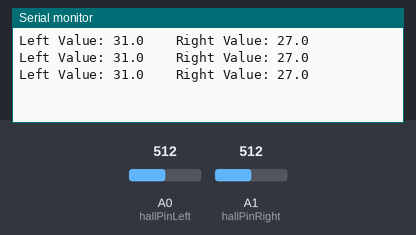
The sketch below on a simulated Arduino Uno, built with avr-gcc and run on an emulated ATmega328P. Parts: the last lines printed to the serial monitor. Inputs (shaded band) come from the test bench; at power-on: A0 (hallPinLeft) = 512, A1 (hallPinRight) = 512.

Above: at 1.3 s.
1.4 s: A0 (hallPinLeft) set to 716
At 1.9 s:
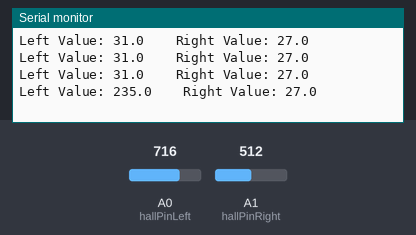
2.9 s: A1 (hallPinRight) set to 716
At 3.4 s:
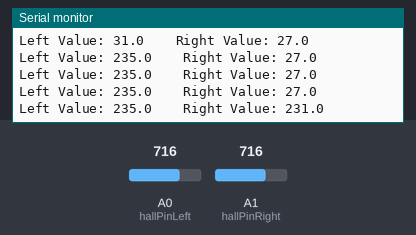
4.4 s: A0 (hallPinLeft) set to 900
At 4.9 s:
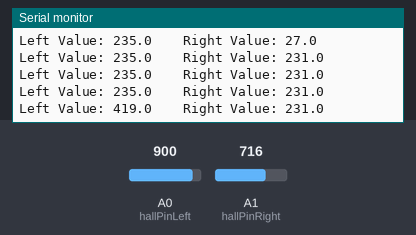
5.9 s: A1 (hallPinRight) set to 900
At 6.4 s:
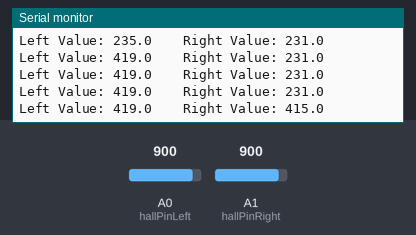
Timing chart, 0 to 8.4 s (numbered marks = the images above; inputs shaded):
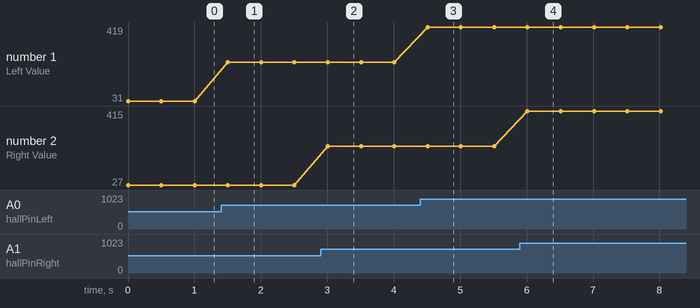

Measured:
- after the input at 1.4 s, the serial monitor: prints a new line after 0.10 s (image 1)
- after the input at 2.9 s, the serial monitor: prints a new line after 0.11 s (image 2)
- after the input at 4.4 s, the serial monitor: prints a new line after 0.11 s (image 3)
- after the input at 5.9 s, the serial monitor: prints a new line after 0.11 s (image 4)
- plotted number 1: 31 → 235 after the input at 1.4 s, 235 → 419 after the input at 4.4 s
- plotted number 2: 27 → 231 after the input at 2.9 s, 231 → 415 after the input at 5.9 s

The sketch:

custom_mag_test.ino
```cpp
const byte hallPinLeft = A0; // AH3503 sensor connected to A0 5volt and ground
const byte hallPinRight = A1; // AH3503 sensor connected to A0 5volt and ground
const int offsetL = 481; // calibrate zero
const int offsetR = 485; // calibrate zero
const float span = 0.3617; // calibrate A/D > mT
const float sensitivity = 3.125; // mV/Gauss
float valueL, valueR;

void setup() {
  Serial.begin (9600);
}

void loop() {
  //value = (analogRead(hallPin) - offset) * span;
  valueL = analogRead(hallPinLeft) - offsetL;
  valueR = analogRead(hallPinRight) - offsetR;
  Serial.print("Left Value: ");
  Serial.print(valueL, 1);
  Serial.print("    Right Value: ");
  Serial.println(valueR, 1);
  //Serial.println(" mT");
  delay(500);
}
```
